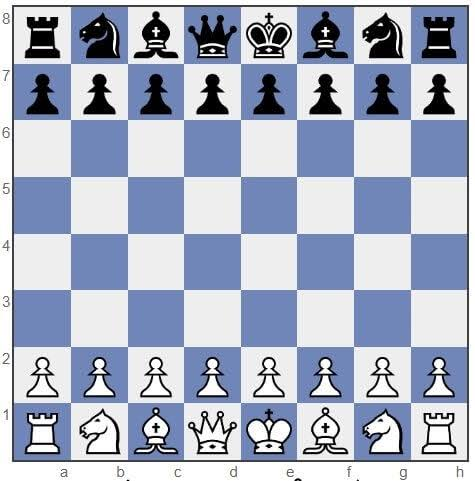
#> input picture Day-01/box1.jpeg, 475 x 481 px
$ python ad26.py
#> lines starting #> are read from the running program, lines starting #| are printed output that depends on the picture; after the words box and inside, x2 and y2 are one past the last pixel; in counts of white or black regions, pixels touching at a corner belong together
import cv2 as cv
import numpy as np
import math
import os

WINDOW_NAME = "B6610364-นายปัณณธร-ขันละ"
root = os.getcwd()
imageFiles = ["box1.jpeg", "box2.jpeg", "box3.jpeg"]

TARGET_WIDTH = 700
ANGLE_TOL = 10  # degrees of tolerance to call a line "horizontal" or "vertical"

cv.namedWindow(WINDOW_NAME)

for fname in imageFiles:
    imgPath = os.path.join(root, fname)
    img = cv.imread(imgPath)
#> img is the input picture: shape (481, 475, 3); mean B, G, R 196.1, 176.8, 168.6
    if img is None:
        raise FileNotFoundError(f"Could not read image at {imgPath}")

    h0, w0 = img.shape[:2]
#> h0 = 481; w0 = 475
    scale = TARGET_WIDTH / w0
#> scale = 1.47
    img = cv.resize(img, (TARGET_WIDTH, int(h0 * scale)))
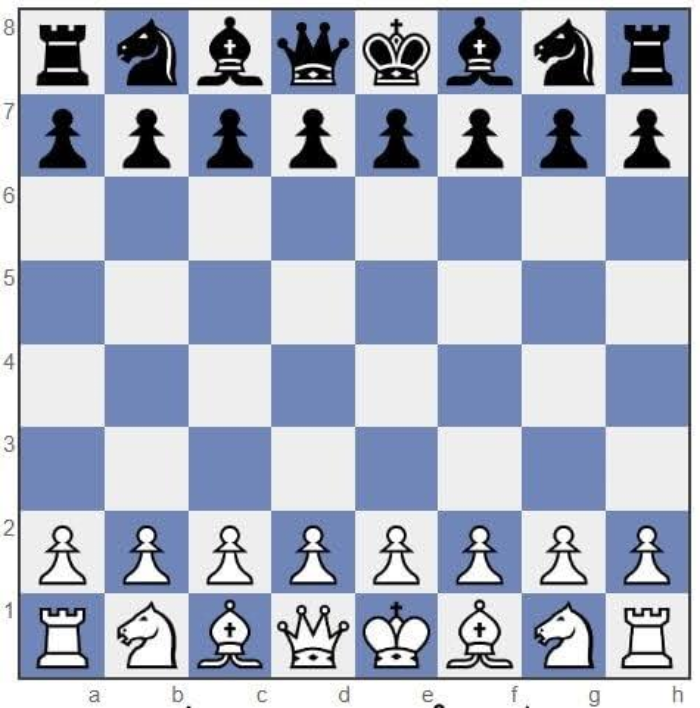
#> img: shape (708, 700, 3); mean B, G, R 196, 176.7, 168.6
    gray = cv.cvtColor(img, cv.COLOR_BGR2GRAY)
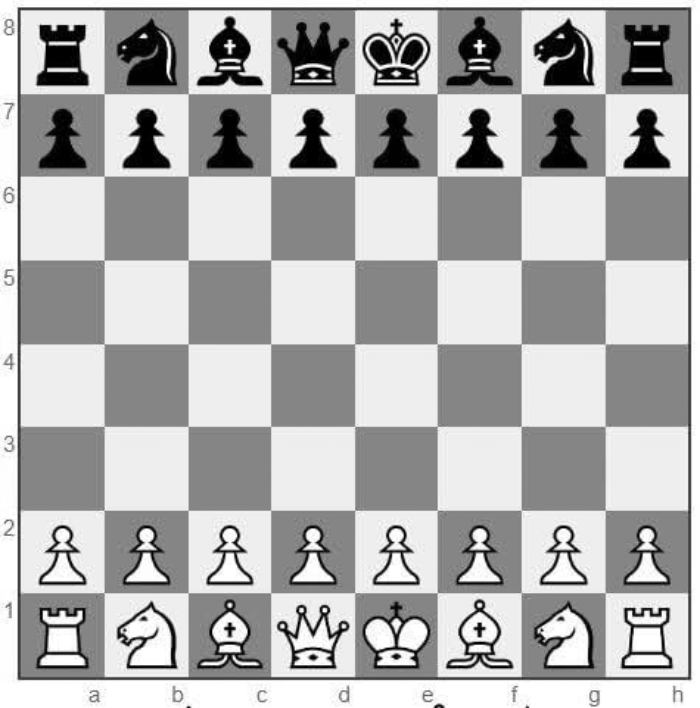
#> gray: shape (708, 700); min 0, max 255, mean 176.5
    blur = cv.GaussianBlur(gray, (5, 5), 0)
    edges = cv.Canny(blur, 50, 150)
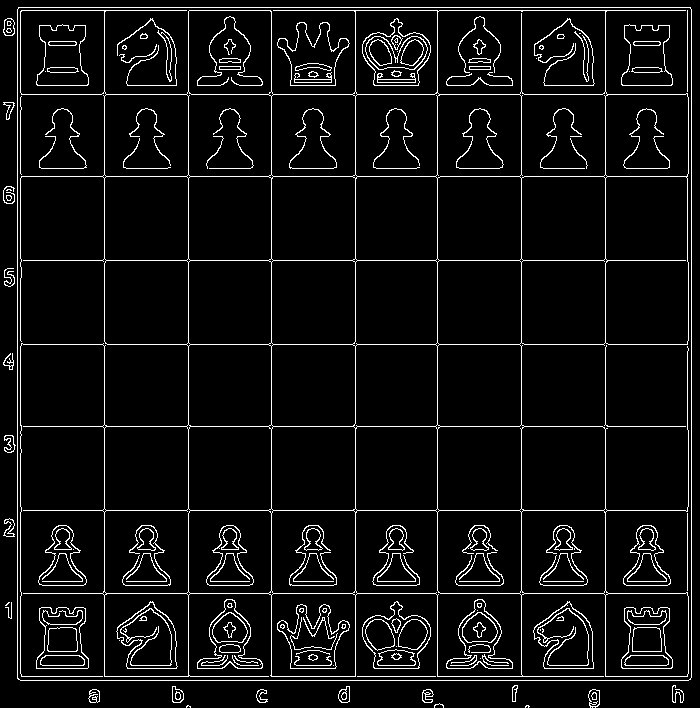
#> edges: shape (708, 700); 6.2% white in thin lines or dots

    lines = cv.HoughLinesP(
        edges,
        1,
        np.pi / 180,
        threshold=80,
        minLineLength=int(TARGET_WIDTH * 0.25),
        maxLineGap=15,
    )
#> lines = 21 rows, first 6: [188, 680, 188, 7], [521, 680, 521, 7], [691, 677, 691, 9], [17, 176, 687, 176], [271, 680, 271, 7], [17, 676, 687, 676]

    horiz, vert = [], []
    if lines is not None:
        for x1, y1, x2, y2 in lines.reshape(-1, 4):
            angle = math.degrees(math.atan2(y2 - y1, x2 - x1))
            length = math.hypot(x2 - x1, y2 - y1)
            if abs(angle) < ANGLE_TOL or abs(abs(angle) - 180) < ANGLE_TOL:
                horiz.append((x1, y1, x2, y2, length, (y1 + y2) / 2))
            elif abs(abs(angle) - 90) < ANGLE_TOL:
                vert.append((x1, y1, x2, y2, length, (x1 + x2) / 2))
#> this loop made 21 passes
#> (x1, y1, x2, y2, angle, length) on passes 1 to 12: (188, 680, 188, 7, -90, 673), (521, 680, 521, 7, -90, 673), (691, 677, 691, 9, -90, 668), (17, 176, 687, 176, 0, 670), (271, 680, 271, 7, -90, 673), (17, 676, 687, 676, 0, 670), (17, 593, 687, 593, 0, 670), (20, 680, 688, 680, 0, 668), (355, 675, 355, 7, -90, 668), (20, 673, 20, 7, -90, 666), (17, 426, 687, 426, 0, 670), (437, 675, 437, 7, -90, 668)
#> after the loop, horiz = 11 items, first 6: (17, 176, 687, 176, 670, 176), (17, 676, 687, 676, 670, 676), (17, 593, 687, 593, 670, 593), (20, 680, 688, 680, 668, 680), (17, 426, 687, 426, 670, 426), (17, 94, 687, 94, 670, 94); vert = 10 items, first 6: (188, 680, 188, 7, 673, 188), (521, 680, 521, 7, 673, 521), (691, 677, 691, 9, 668, 691), (271, 680, 271, 7, 673, 271), (355, 675, 355, 7, 668, 355), (20, 673, 20, 7, 666, 20)

    # The workpiece's true border is the OUTERMOST horizontal/vertical line,
    # not necessarily the longest one - a grid-like surface (e.g. a
    # checkerboard) produces internal lines just as long as the border.
    sides = {}
    if horiz:
        sides["Top"] = min(horiz, key=lambda l: l[5])
        sides["Bottom"] = max(horiz, key=lambda l: l[5])
    if vert:
        sides["Left"] = min(vert, key=lambda l: l[5])
        sides["Right"] = max(vert, key=lambda l: l[5])

    vis = img.copy()
    print(f"\n{fname}:")
    colors = {"Top": (0, 255, 0), "Bottom": (0, 255, 255), "Left": (255, 0, 0), "Right": (0, 0, 255)}
    for name, (x1, y1, x2, y2, length, _) in sides.items():
        cv.line(vis, (int(x1), int(y1)), (int(x2), int(y2)), colors[name], 3)
        midX, midY = int((x1 + x2) / 2), int((y1 + y2) / 2)
        cv.putText(vis, f"{name}:{length:.0f}px", (midX, midY), cv.FONT_HERSHEY_SIMPLEX, 0.5, colors[name], 2)
        print(f"  {name}: {length:.1f} px")
#> this loop made 4 passes
#> (name, x1, y1, x2, y2, length, midX, midY) on passes 1 to 4: ('Top', 18, 7, 690, 7, 672, 354, 7), ('Bottom', 20, 680, 688, 680, 668, 354, 680), ('Left', 17, 678, 17, 9, 669, 17, 343), ('Right', 691, 677, 691, 9, 668, 691, 343)
#|   Top: 672.0 px
#|   Bottom: 668.0 px
#|   Left: 669.0 px
#|   Right: 668.0 px
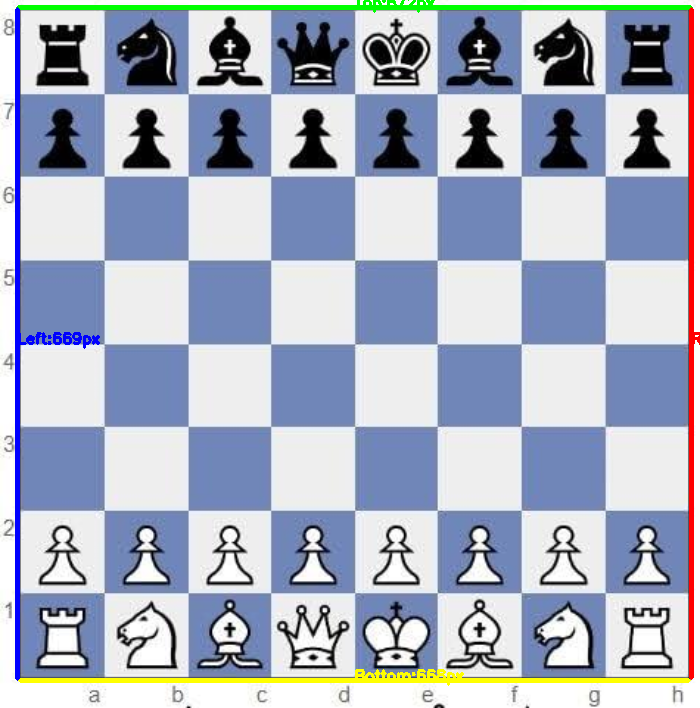
#> vis: shape (708, 700, 3); 3.01% of pixels changed, all inside (x1, y1, x2, y2) = (15, 0, 700, 686)

    for missing in {"Top", "Bottom", "Left", "Right"} - sides.keys():
        print(f"  {missing}: not detected")
#> this loop made 0 passes

    cv.putText(vis, fname, (10, 25), cv.FONT_HERSHEY_SIMPLEX, 0.7, (255, 255, 255), 2)
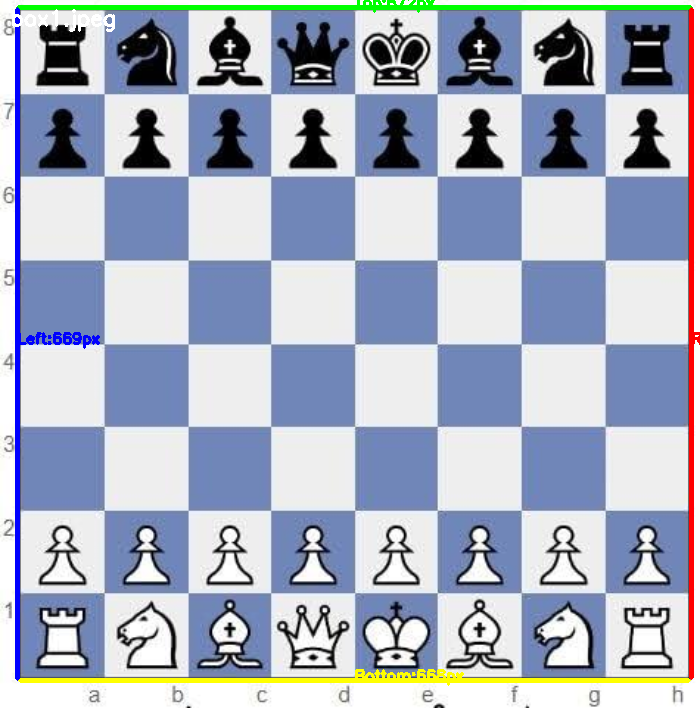
#> vis: shape (708, 700, 3); 0.15% of pixels changed, all inside (x1, y1, x2, y2) = (12, 9, 115, 32)
    cv.imshow(WINDOW_NAME, vis)
    cv.waitKey(0)
#> pass 2 of the loop `for fname in imageFiles:`:
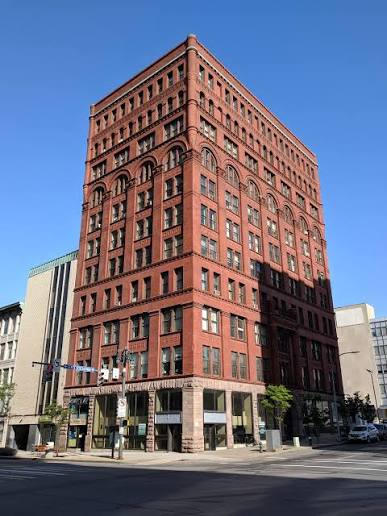
#> input picture Day-01/box2.jpeg, 387 x 516 px
#> img is the input picture: shape (516, 387, 3); mean B, G, R 131, 111.2, 110.1
#> img: shape (933, 700, 3)
#> gray: shape (933, 700)
#> blur: shape (933, 700)
#> `edges = cv.Canny(blur, 50, 150)`:
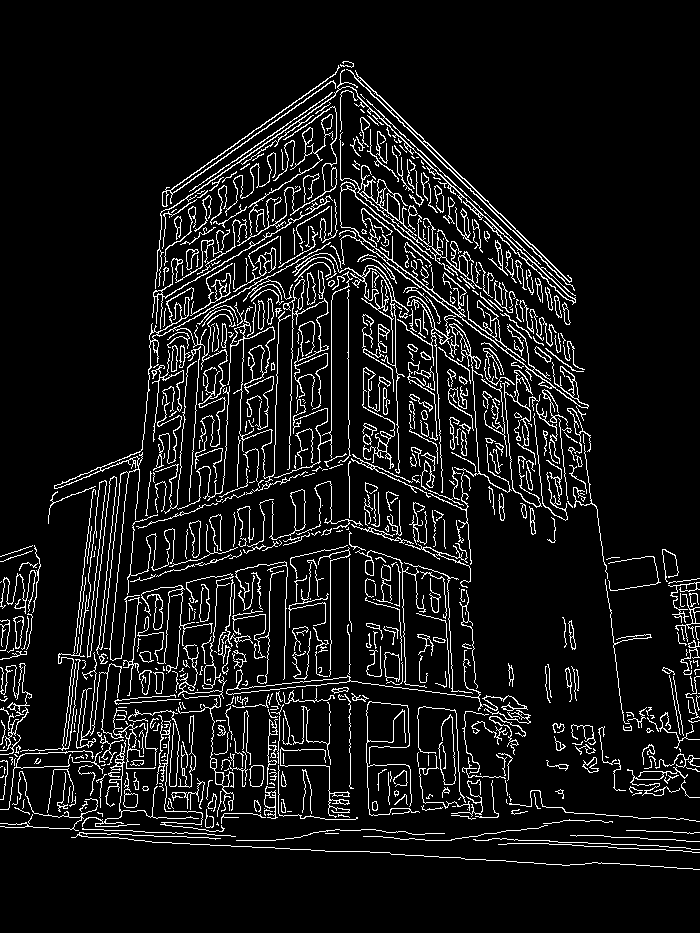
#> edges: shape (933, 700); 8.7% white in thin lines or dots, all inside (x1, y1, x2, y2) = (0, 61, 700, 870)
#> lines = 78 rows, first 6: [184, 569, 200, 340], [271, 547, 281, 265], [331, 529, 331, 76], [134, 840, 346, 851], [430, 246, 443, 501], [349, 681, 349, 420]
#> the loop `for x1, y1, x2, y2 in lines.reshape(-1, 4):` made 78 passes
#> (x1, y1, x2, y2, angle, length) on passes 1 to 8: (184, 569, 200, 340, -86, 229.6), (271, 547, 281, 265, -87.97, 282.2), (331, 529, 331, 76, -90, 453), (134, 840, 346, 851, 2.97, 212.3), (430, 246, 443, 501, 87.08, 255.3), (349, 681, 349, 420, -90, 261), (236, 143, 587, 408, 37.05, 439.8), (240, 412, 254, 130, -87.16, 282.3)
#> after the loop `for x1, y1, x2, y2 in lines.reshape(-1, 4):`: horiz = [(134, 840, 346, 851, 212.3, 845.5), (177, 699, 357, 681, 180.9, 690), (68, 762, 295, 765, 227, 763.5), (0, 826, 214, 834, 214.1, 830), (114, 701, 348, 676, 235.3, 688.5), (333, 697, 527, 718, 195.1, 707.5)]; vert = 39 items, first 6: (184, 569, 200, 340, 229.6, 192), (271, 547, 281, 265, 282.2, 276), (331, 529, 331, 76, 453, 331), (430, 246, 443, 501, 255.3, 436.5), (349, 681, 349, 420, 261, 349), (240, 412, 254, 130, 282.3, 247)
#> the loop `for name, (x1, y1, x2, y2, length, _) in sides.items():` made 4 passes
#> (name, x1, y1, x2, y2, length, midX, midY) on passes 1 to 4: ('Top', 114, 701, 348, 676, 235.3, 231, 688), ('Bottom', 134, 840, 346, 851, 212.3, 240, 845), ('Left', 4, 754, 30, 564, 191.8, 17, 659), ('Right', 596, 506, 624, 730, 225.7, 610, 618)
#> (printed output is left out)
#> `cv.putText(vis, fname, (10, 25), cv.FONT_HERSHEY_SIMPLEX, 0.7, (255, 2..`:
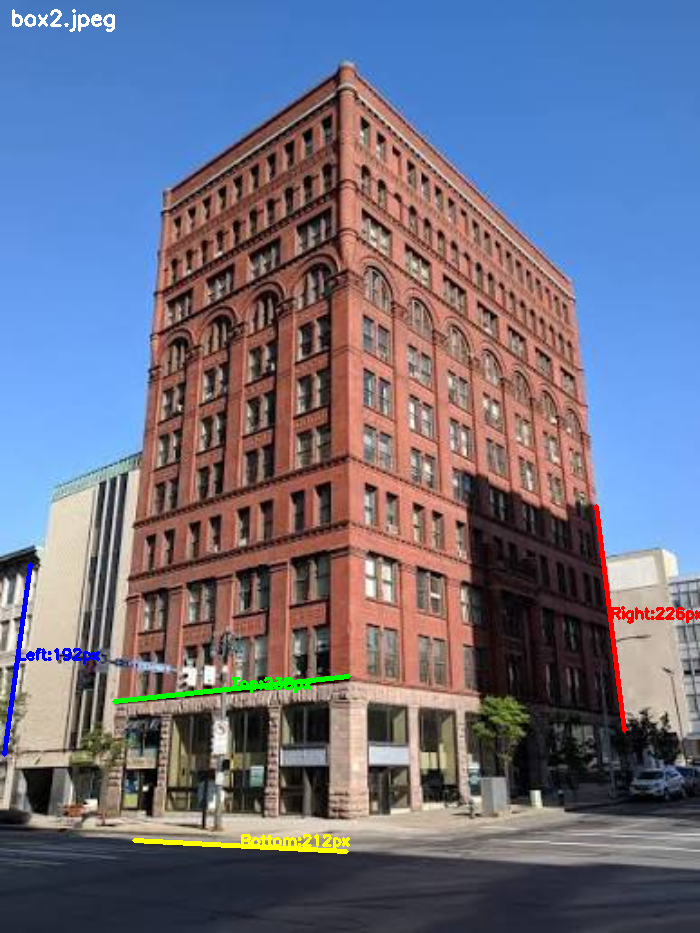
#> vis: shape (933, 700, 3); mean B, G, R 130.4, 111.4, 110.3
#> pass 3 of the loop `for fname in imageFiles:`:
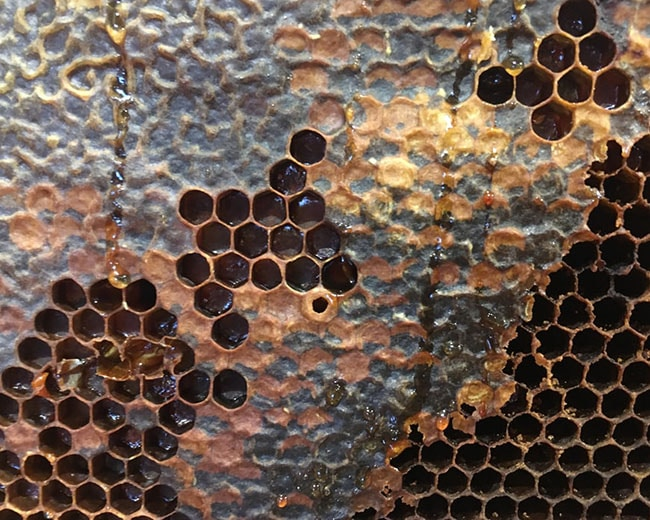
#> input picture Day-01/box3.jpeg, 650 x 520 px
#> img is the input picture: shape (520, 650, 3); mean B, G, R 78.1, 89.4, 107.6
#> img: shape (560, 700, 3)
#> gray: shape (560, 700)
#> blur: shape (560, 700)
#> `edges = cv.Canny(blur, 50, 150)`:
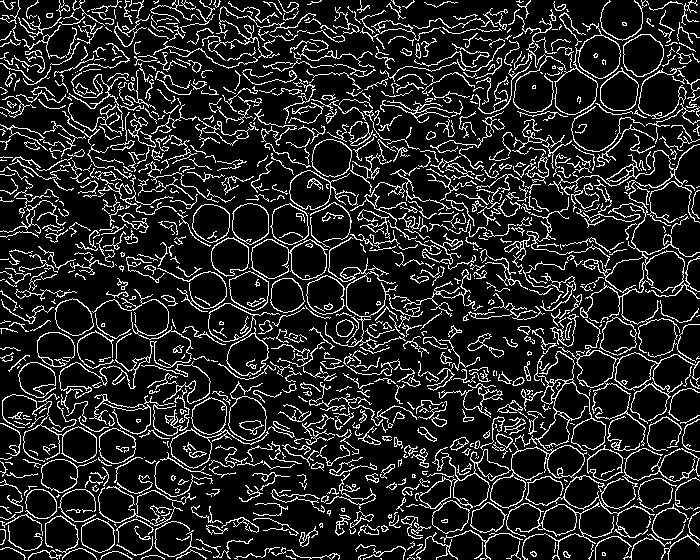
#> edges: shape (560, 700); 14.7% white in thin lines or dots
#> lines = 37 rows, first 6: [2, 45, 211, 254], [221, 477, 600, 98], [363, 272, 572, 481], [253, 302, 451, 500], [212, 483, 553, 142], [284, 152, 470, 277]
#> the loop `for x1, y1, x2, y2 in lines.reshape(-1, 4):` made 37 passes
#> (x1, y1, x2, y2, angle, length) on passes 1 to 8: (2, 45, 211, 254, 45, 295.6), (221, 477, 600, 98, -45, 536), (363, 272, 572, 481, 45, 295.6), (253, 302, 451, 500, 45, 280), (212, 483, 553, 142, -45, 482.2), (284, 152, 470, 277, 33.9, 224.1), (301, 387, 551, 137, -45, 353.6), (394, 192, 569, 17, -45, 247.5)
#> after the loop `for x1, y1, x2, y2 in lines.reshape(-1, 4):`: horiz = [(422, 472, 688, 481, 266.2, 476.5), (9, 427, 237, 435, 228.1, 431), (407, 375, 584, 381, 177.1, 378), (6, 355, 192, 365, 186.3, 360), (516, 504, 693, 510, 177.1, 507), (505, 284, 699, 291, 194.1, 287.5)]; vert = []
#> the loop `for name, (x1, y1, x2, y2, length, _) in sides.items():` made 2 passes
#> (name, x1, y1, x2, y2, length, midX, midY) on passes 1 to 2: ('Top', 505, 284, 699, 291, 194.1, 602, 287), ('Bottom', 516, 504, 693, 510, 177.1, 604, 507)
#> (printed output is left out)
#> the loop `for missing in {"Top", "Bottom", "Left", "Right"} - sides.keys():` made 2 passes
#> missing on passes 1 to 2: 'Right', 'Left'
#> (printed output is left out)
#> `cv.putText(vis, fname, (10, 25), cv.FONT_HERSHEY_SIMPLEX, 0.7, (255, 2..`:
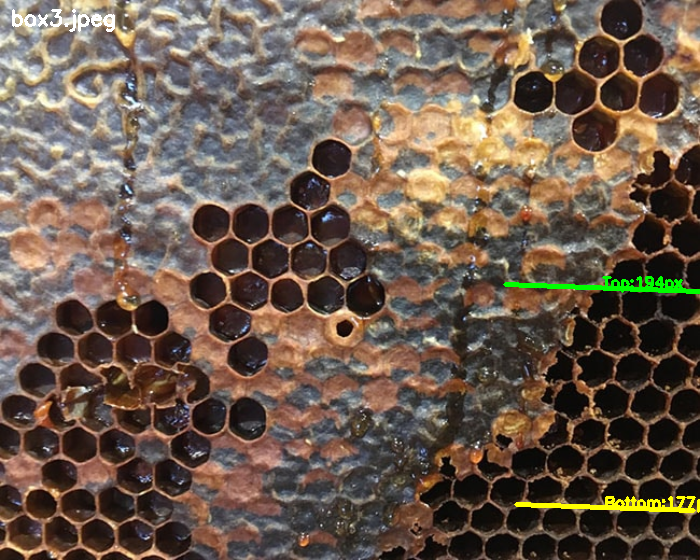
#> vis: shape (560, 700, 3); mean B, G, R 77.9, 90.9, 108

cv.destroyAllWindows()
